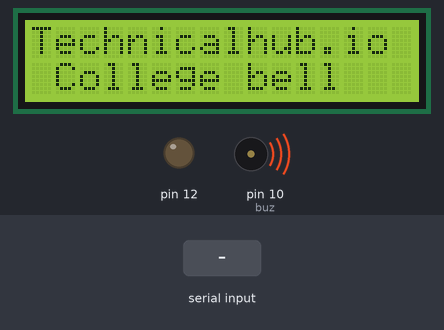
A sketch run on a simulated Arduino Uno, built with avr-gcc and run on an emulated ATmega328P. On the bench: 16×2 character LCD, output pins drawn as LEDs (lit = HIGH), buzzer (waves = sounding, pin HIGH). The test bench sets the inputs (shaded band). The local clock reads 2024-03-15 10:24:30 at power-on unless the sketch sets it; EEPROM starts erased.

Above: at 0.1 s.
At 3.2 s:
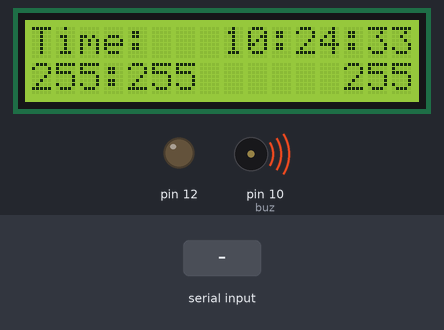
3.3 s: "90,45,200\n" received over Serial
At 4.1 s:
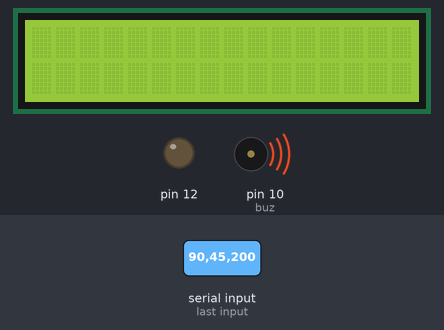
Timing chart, 0 to 6.3 s (numbered marks = the images above; inputs shaded):
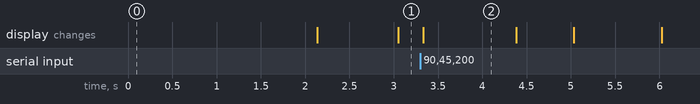

Measured:
- after the input at 3.3 s, the display: changes at once (image 2)
- what the display in image 2 shows lasts 1.1 s, from 3.3 s to 4.4 s

The sketch:

Code.ino
```cpp
#include <DS3231.h>
#include <EEPROM.h>
int addr = 0;
#include <Wire.h>

#include <LiquidCrystal_I2C.h>

LiquidCrystal_I2C lcd(0x3F,16,2);

DS3231  rtc(SDA, SCL);

Time  t;


#define buz 10

int Hor;

int Min;

int Sec;
#include <SoftwareSerial.h>
//SoftwareSerial MyBlue(2, 3); // RX | TX
String flag;
String mp1,mp2,ep1,ep2,d1,r;
int mahr,mamin,evahr,evamin,d;
int omahr,omamin,oevahr,oevamin,od;


void setup()

{

  pinMode(12,OUTPUT);

  Wire.begin();

  rtc.begin();

  Serial.begin(9600);

  pinMode(buz, OUTPUT);
  digitalWrite(buz, HIGH);

  lcd.begin();

  lcd.setCursor(0, 0);

  lcd.print("Technicalhub.io");

  lcd.setCursor(0, 1);

  lcd.print(" College bell ");

  // The following lines can be uncommented to set the date and time

  //rtc.setDOW(SATURDAY);     // Set Day-of-Week to SUNDAY

  //rtc.setTime(10, 31, 59);     // Set the time to 12:00:00 (24hr format)

// rtc.setDate(23, 12, 2019);   // Set the date to January 1st, 2014

  delay(2000);
   lcd.clear();

}

int i=0;

void loop()

{
  digitalWrite(buz, HIGH);

  t = rtc.getTime();

  Hor = t.hour;

  Min = t.min;

  Sec = t.sec;

  if (Serial.available() > 0)
 {
  lcd.clear();
      flag = Serial.readString();
    mp1 = flag.substring(0,2);
    mp2 = flag.substring(2,4);
    ep1 = flag.substring(4,6);
    ep2 = flag.substring(6,8);
    d1 = flag.substring(8,10);
    r=flag.substring(10,12);
 //Serial.println(flag);
  mahr=mp1.toInt();

 mamin=mp2.toInt();
 evahr=ep1.toInt();
 evamin=ep2.toInt();
 d=d1.toInt();
 if(mahr || mamin >0)
 {
 EEPROM.write(addr, mahr);
 EEPROM.write(addr+2, mamin);
 EEPROM.write(addr+4, evahr);
 EEPROM.write(addr+6, evamin);
 EEPROM.write(addr+8, d);
 }

 }


/*
  Serial.print(mahr);
  Serial.print(":");
 Serial.print(mamin);
   Serial.print(" ");
 Serial.print(evahr);
   Serial.print(":");
 Serial.println(evamin);
 */
 flag="";


  lcd.setCursor(0, 0);

  lcd.print("Time:   ");

  lcd.print(rtc.getTimeStr());

  lcd.setCursor(0, 1);


  lcd.print(EEPROM.read(0));
  lcd.print(":");
  lcd.print(EEPROM.read(2));
  lcd.print("      ");
  lcd.print(EEPROM.read(4));
  lcd.print(":");
  lcd.print(EEPROM.read(6));


  if ( (Hor == EEPROM.read(0) &&  Min == EEPROM.read(2) && Sec==0)) //Comparing the current time with the Alarm time

  {
    while (i <= EEPROM.read(8))
    {
    Buzzer();

    lcd.clear();

    lcd.print("Alarm ON  ");
    lcd.print(i);

    lcd.setCursor(0, 1);

    lcd.print("Alarming");
    i++;
    lcd.setBacklight(HIGH);
    delay(200);
    lcd.setBacklight(LOW);
    delay(200);
    }
  i=0;
  lcd.setBacklight(HIGH);
  digitalWrite(buz, HIGH);
  }
  if ( Hor == EEPROM.read(4) &&  Min == EEPROM.read(6)&& Sec==0) //Comparing the current time with the Alarm time

  {
    Buzzer();

    lcd.clear();

    lcd.print("Alarm ON");

    lcd.setCursor(0, 1);

    lcd.print("Alarming");

while (i <= EEPROM.read(8))
    {
    Buzzer();

    lcd.clear();

    lcd.print("Alarm ON  ");
    lcd.print(i);

    lcd.setCursor(0, 1);

    lcd.print("Alarming");
    i++;
    lcd.setBacklight(HIGH);
    delay(200);
    lcd.setBacklight(LOW);
    delay(200);
    }

  i=0;
  lcd.setBacklight(HIGH);
  digitalWrite(buz, HIGH);

  delay(1000);

}
}


void Buzzer()

{

  digitalWrite(buz, LOW);
   delay(1000);


}
```
